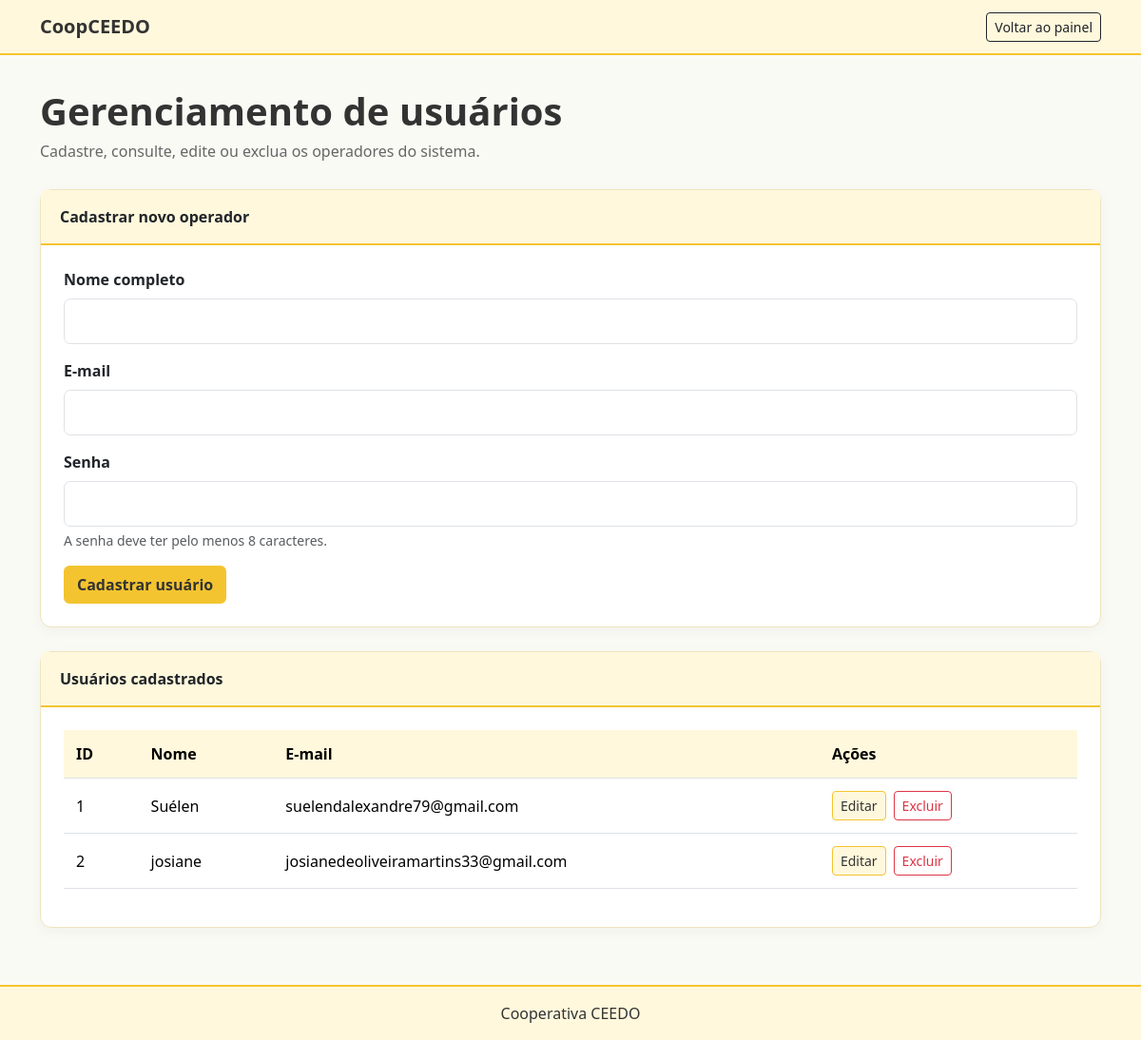
Before: /painel/operadores.php (signed in) with the older database file.
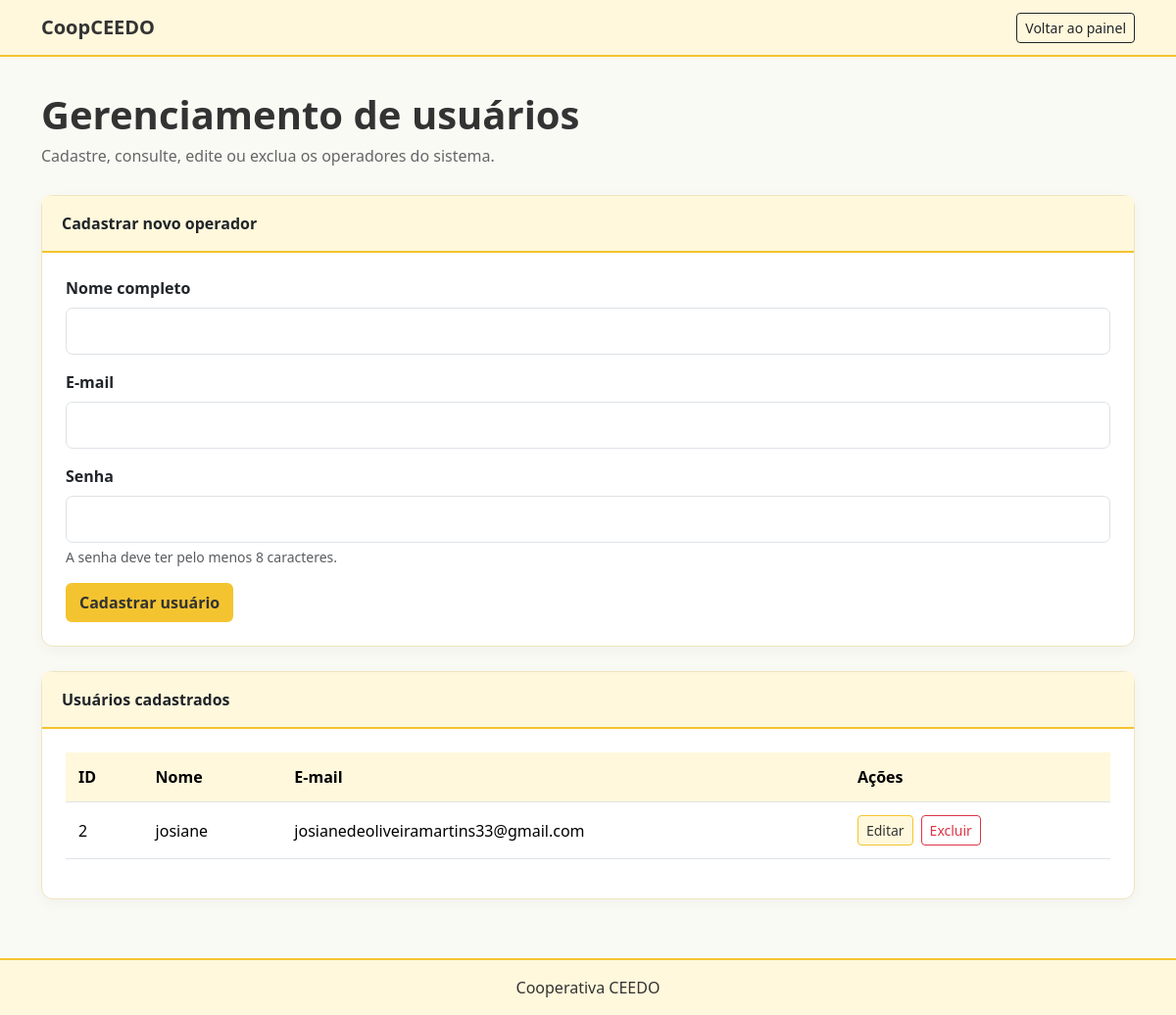
After: the same page with the newer database file.
### tables this page shows
CREATE TABLE `operadores` (
  `id` int(11) NOT NULL,
  `nome_operador` varchar(255) NOT NULL,
  `email_operador` varchar(255) NOT NULL,
  `senha_operador` varchar(255) NOT NULL
);

### painel/operadores.php (the view, shortened to what the changed rows need)
<?php
require_once __DIR__ . '/conexao.php';
$sql_lista = "SELECT id, nome_operador, email_operador
              FROM operadores ORDER BY id ASC";
$resultado = mysqli_query($conexao, $sql_lista);
function h($valor) {
    return htmlspecialchars((string) $valor, ENT_QUOTES, 'UTF-8');
}
?>
<!DOCTYPE html>
<html lang="pt-BR">
<head>
    <link
        href="https://cdn.jsdelivr.net/npm/bootstrap@5.3.3/dist/css/bootstrap.min.css"
        rel="stylesheet"
    >
</head>
<body>
<main>
    <div class="container">
        <h1 class="page-title">Gerenciamento de usuários</h1>
        <div class="card">
            <div class="card-body">
                <div class="table-responsive">
                    <table class="table table-hover align-middle">
                        <thead>
                            <tr>
                                <th>ID</th>
                                <th>Nome</th>
                                <th>E-mail</th>
                                <th>Ações</th>
                            </tr>
                        </thead>
                        <tbody>
                        <?php if ($resultado && mysqli_num_rows($resultado) > 0): ?>
                            <?php while ($usuario = mysqli_fetch_assoc($resultado)): ?>
                                <tr>
                                    <td><?php echo (int) $usuario['id']; ?></td>
                                    <td><?php echo h($usuario['nome_operador']); ?></td>
                                    <td><?php echo h($usuario['email_operador']); ?></td>
                                    <td>
                                        <div class="d-flex flex-wrap gap-2">
                                            <a
                                                href="operadores.php?editar=<?php echo (int) $usuario['id']; ?>"
                                                class="btn btn-sm btn-editar"
                                            >
                                                Editar
                                            </a>
                                            <form
                                                action="operadores.php"
                                                method="POST"
                                                onsubmit="return confirm('Tem certeza de que deseja excluir este usuário?');"
                                            >
                                                <button type="submit"
                                                        class="btn btn-sm btn-outline-danger">
                                                    Excluir
                                                </button>
                                            </form>
                                        </div>
                                    </td>
                                </tr>
                            <?php endwhile; ?>
                        <?php endif; ?>
                        </tbody>
                    </table>
                </div>
            </div>
        </div>
    </div>
</main>
</body>
</html>

Changed rows visible on the page:
removed operadores: id "1", nome_operador "Suélen", email_operador "suelendalexandre79@gmail.com"
